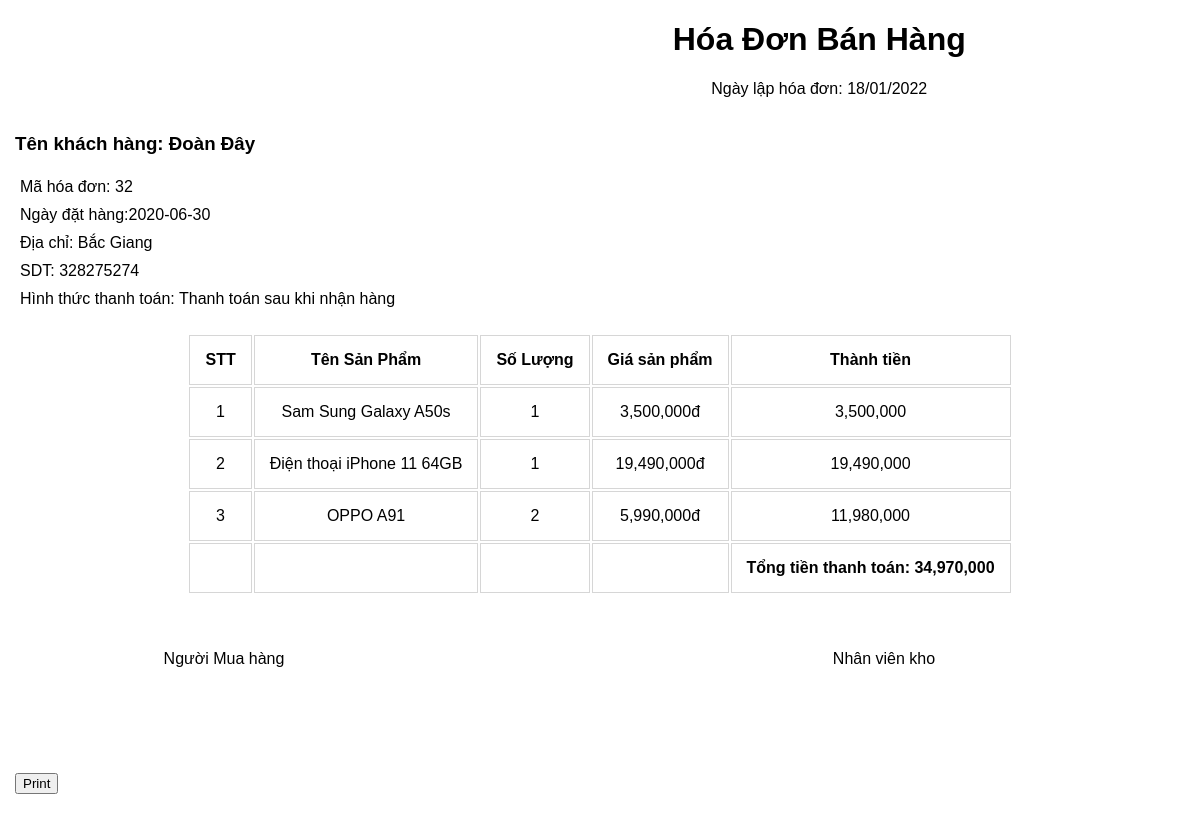
Screenshot of /index.php?action=inhoadon&id_hd=32 (signed in) with the database file from the repository.
### tables this page shows
CREATE TABLE `hoadon` (
  `id_hd` int(255) NOT NULL,
  `id_user` int(11) NOT NULL,
  `hoten` varchar(255) NOT NULL,
  `diachi` varchar(255) NOT NULL,
  `dienthoai` int(11) NOT NULL,
  `ghichu` varchar(255) NOT NULL,
  `Total` int(255) NOT NULL,
  `ngaydathang` date NOT NULL DEFAULT current_timestamp(),
  `trangthai` int(11) NOT NULL
);

CREATE TABLE `chitiethoadon` (
  `id_cthd` int(11) NOT NULL,
  `id_hd` int(11) NOT NULL,
  `id_sp` int(11) NOT NULL,
  `ten_sp` varchar(255) NOT NULL,
  `hinhanh_sp` varchar(255) NOT NULL,
  `soluong` int(11) NOT NULL,
  `gia_sp` int(11) NOT NULL,
  `Phuongthucthanhtoan` int(11) NOT NULL,
  `thanhcong` int(11) NOT NULL
);

### index.php (called while the page is built, shortened)
<?php
require_once'mvc/controller/HomeController.php';
$SanphamController = new SanphamController();
$SanphamController->dieuhuong();
?>

### mvc/models/BaseModels.php (called while the page is built, shortened)
<?php
class BaseModel
{
	private $maychu = 'localhost';
	private $tk='root';
	private $mk='';
	private $csdl='thegioididong';
	private $bienketnoi=null;
	public function ketnoi()
	{
		$this->bienketnoi = new mysqli($this->maychu,$this->tk,$this->mk,$this->csdl);
		mysqli_set_charset($this->bienketnoi,'utf8');
	}
	 public function inhoadon($id_hd){
		 $sql="SELECT * FROM hoadon, chitiethoadon
		 WHERE hoadon.id_hd = chitiethoadon.id_hd and hoadon.id_hd = $id_hd ORDER BY hoadon.id_hd";
		 $this->ketqua=$this->bienketnoi->query($sql);
		 if ($this->ketqua->num_rows==0) {
			 $data=0;
		 }else{
			 while ($row=$this->ketqua->fetch_assoc()) {
				 $data[]=$row;
			 }
		 }
		 return $data;
	 }
   }
?>

### mvc/views/xuathoadon.php (the view, shortened to what this page needs)
<?php if (isset($_SESSION['tennguoidung'])and($_SESSION['quyennguoidung'])!=1 || isset($_SESSION['tennguoidung'])and($_SESSION['quyennguoidung']) == null ) {
  echo '<script type="text/javascript">';
  echo ' alert("Không có quyền truy cập !")';
  echo '</script>';
 }else{
  ?>
<!DOCTYPE html>
<html>
<head>
</head>
<body>
	<div class="wrapper">
		<div class="container">
			<div class="content">
				<div class="header">
					<div class="title"><h1>Hóa Đơn Bán Hàng</h1>
						<div class="date"> <p><?php echo"Ngày lập hóa đơn: ".date("d/m/Y") ?></p></div>
					</div>
					</div>
				<div class="detail">
					<h3>Tên khách hàng: <?php echo $inhoadon[0]['hoten'] ?></h3>
					<span class="id-hd">Mã hóa đơn: <?php echo $inhoadon[0]['id_hd'] ?></span>
					<span> Ngày đặt hàng:<?php echo $inhoadon[0]['ngaydathang'] ?></span>
					<span>Địa chỉ: <?php echo $inhoadon[0]['diachi'] ?></span>
					<span>SDT: <?php echo $inhoadon[0]['dienthoai'] ?></span>
					<span>Hình thức thanh toán: <?php  switch($inhoadon[0]['Phuongthucthanhtoan']){
												case 0:{ echo 'Thanh toán sau khi nhận hàng'; break;}
												}
												?>
					</span>
				</div>
				<table>
				<thead>
				<tr>
					<th>STT</th>
					<th>Tên Sản Phẩm</th>
					<th>Số Lượng</th>
					<th>Giá sản phẩm</th>
					<th>Thành tiền</th>
				</tr>
				</thead>
				<tbody>
					<?php
					$i=1;
					foreach ( $inhoadon as $key =>$value) {
						$thanhtien = $value['soluong']*$value['gia_sp'];
					?>
					<tr>
						<td><?php echo $i++; ?></td>
						<td><?php echo $value['ten_sp']; ?></td>
						<td><?php echo $value['soluong']; ?></td>
						<td><?php echo number_format($value['gia_sp']) ?>đ</td>
						<td><?php echo number_format($thanhtien); ?> </td>
					</tr>
					<?php
						}
					?>
					<td></td>
					<td></td>
					<td></td>
					<td></td>
					<td><strong>Tổng tiền thanh toán: <?php echo number_format($inhoadon[0]['Total']) ?></strong></td>
				</tbody>
				</table>
				<div class="bottom">
						<div class="customer">
							<span>Người Mua hàng</span>
						</div>
						<div class="kho">
							<span>Nhân viên kho</span>
						</div>
				</div>
				<div class="inhoadon"><button onclick="window.print()">Print</button></div>
			</div>
		</div>
	</div>
</body>
</html>
<?php
}
?>

### mvc/views/xuathoadon.php (style rules this page uses)
body { font-family: 'Poppins', sans-serif; margin: 0; padding: 0; }
.wrapper { max-width: 1920px; }
.container { max-width: 1200px; padding: 0 15px; margin: 0 auto; }
.header { display: flex; justify-content: space-around; text-align: center; margin: auto; }
table { padding-top: 20px; margin: auto; }
span { display: block; width: 500px; max-width: 80%; padding: 5px 5px; }
.bottom { padding-top: 50px; text-align: center; display: flex; justify-content: space-between; padding-bottom:100px ; }
th { text-align: center; padding: 15px; border: 1px solid #3333; }
td { text-align: center; padding: 15px; border: 1px solid #3333; }
.inhoadon { padding-bottom: 50px; }

### rows the page displays
hoadon: hoten "Đoàn Đây", ngaydathang "2020-06-30", diachi "Bắc Giang", dienthoai "328275274", Total "34,970,000"
chitiethoadon: id_hd "32", ten_sp "Sam Sung Galaxy A50s", soluong "1", gia_sp "3,500,000", thanhtien "3,500,000"
chitiethoadon: ten_sp "Điện thoại iPhone 11 64GB", soluong "1", gia_sp "19,490,000", thanhtien "19,490,000"
chitiethoadon: ten_sp "OPPO A91", soluong "2", gia_sp "5,990,000", thanhtien "11,980,000"
